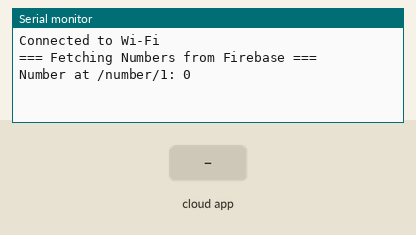
This sketch was run on a simulated ESP32. Shown: the last lines printed to the serial monitor. The inputs (shaded band) are chosen by the test bench. WiFi joins after 1.5 s; servers stay silent unless stated; the Firebase database answers and starts empty.

Above: at 2.7 s.
2.8 s: the phone or cloud app sets 2 to 1
At 3.7 s:
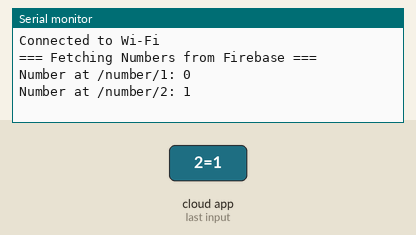
8.7 s: the phone or cloud app sets 1 to 1
At 9.6 s:
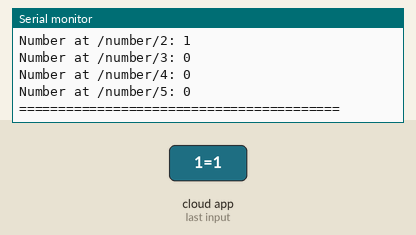
12.2 s: the phone or cloud app sets 3 to 1
15.7 s: the phone or cloud app sets 4 to 1
19.2 s: the phone or cloud app sets 5 to 1
At 22.5 s:
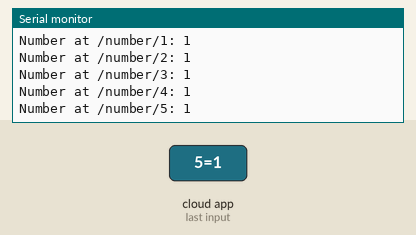
22.7 s: the phone or cloud app sets 2 to 0
Timing chart, 0 to 25.7 s (numbered marks = the images above; inputs shaded):
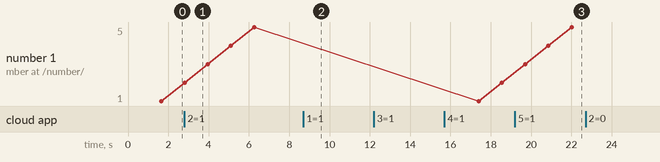

The sketch:

data.ino
```cpp
#include <WiFi.h>
#include <FirebaseESP32.h>

// Wi-Fi credentials
const char* ssid = "";            // Wi-Fi SSID
const char* password = "";           // Wi-Fi password

// Firebase project details
FirebaseConfig config;                       // Firebase configuration object
FirebaseAuth auth;                           // Firebase authentication object
FirebaseData firebaseData;                   // Firebase Data object

void setup() {
  Serial.begin(115200);                       // Start Serial Monitor

  // Connect to Wi-Fi
  WiFi.begin(ssid, password);
  while (WiFi.status() != WL_CONNECTED) {
    delay(500);
  }
  Serial.println("Connected to Wi-Fi\n");

  // Firebase configuration setup
  config.host = "data-check-4d938-default-rtdb.firebaseio.com/";
  config.signer.tokens.legacy_token = "AIzaSyA6urRGLm8sfOFRccm-wuWCef3ocQZ79CM";

  // Initialize Firebase
  Firebase.begin(&config, &auth);
}

void loop() {
  // Print a header for clarity
  Serial.println("=== Fetching Numbers from Firebase ===");

  // Fetch numbers from Firebase paths "/number/1" to "/number/5"
  for (int i = 1; i <= 5; i++) {
    String path = "/number/" + String(i);  // Create the path for each number
    if (Firebase.get(firebaseData, path)) {
      Serial.print("Number at ");
      Serial.print(path);
      Serial.print(": ");
      Serial.println(firebaseData.intData()); // Print the fetched number
    } else {
      Serial.print("Failed to get data from ");
      Serial.println(path);
    }
    delay(1000);  // Short delay to avoid overwhelming the server
  }

  // Print a footer for clarity
  Serial.println("=========================================\n");
  Serial.println();

  // Wait for 10 seconds before fetching again
  delay(10000);
}
```

Measured:
- after the input at 2.8 s, the serial monitor: prints a new line at once (image 1)
- after the input at 19.2 s, the serial monitor: prints a new line after 2.8 s (image 3)
